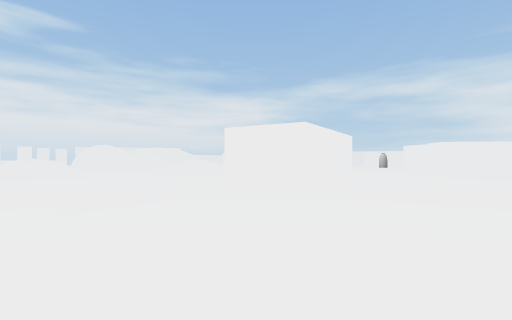
View 1 (above)

24 first-person views from a walk through a scene from a Unity 3-D project. The camera is 1.5 m above the floor, looks level and sees 85° across. The floor is counted in squares, 2 m on a side. Each view is taken from the middle of a square. On the plan, view 1 faces up. The plan holds only what a view shows up to about 10 squares ahead; the rest is blank. The place goes on beyond the plan. The player is left out. Some animated figures are left out. Surface patterns are stand-ins for the level's own textures.

View 2
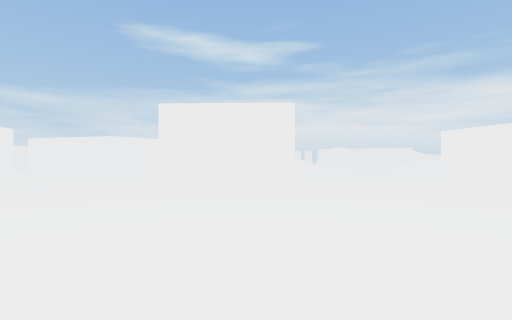

View 3
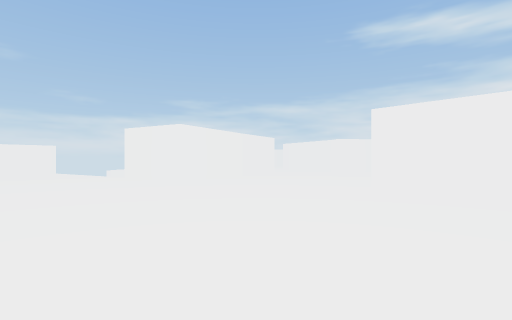

View 4
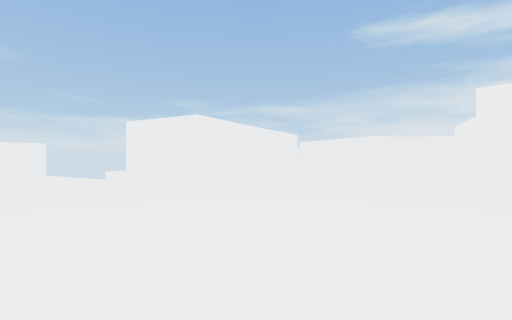

View 5
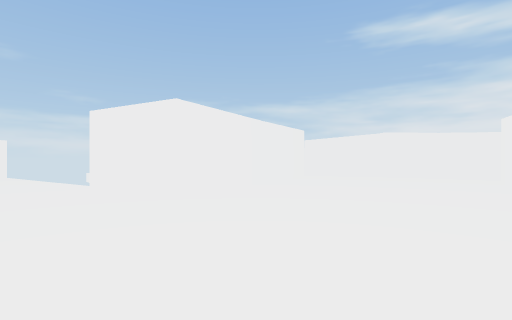

View 6
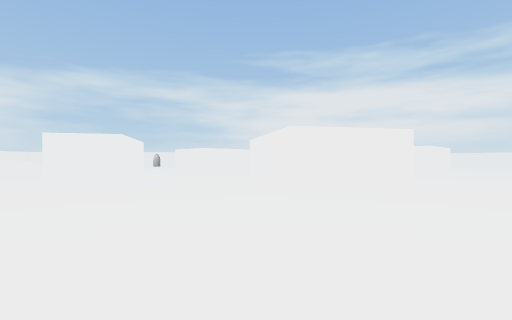

View 7
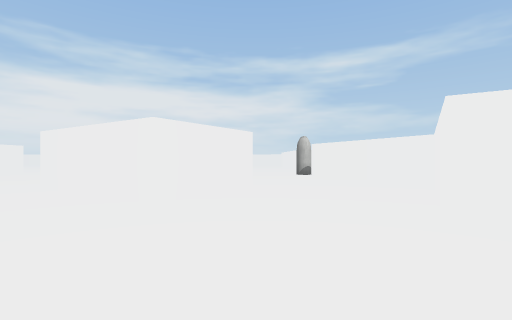

View 8
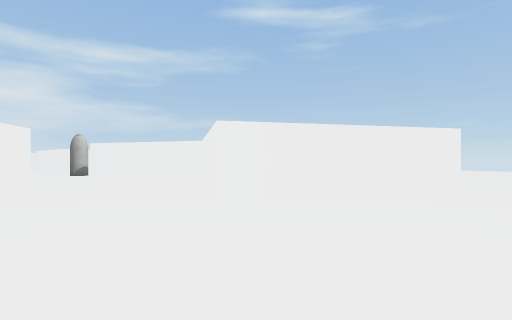

View 9
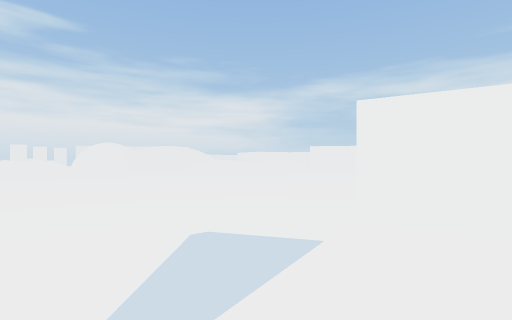

View 10
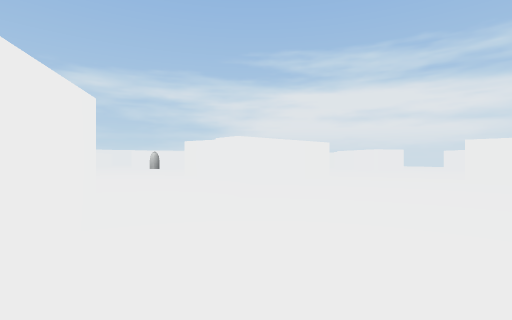

View 11
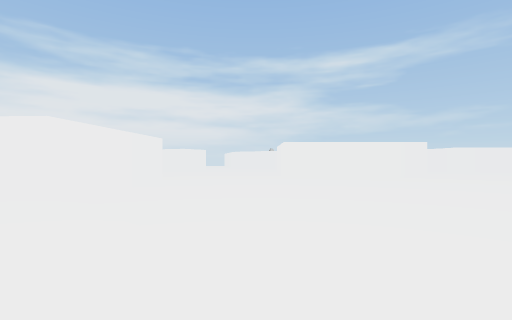

View 12
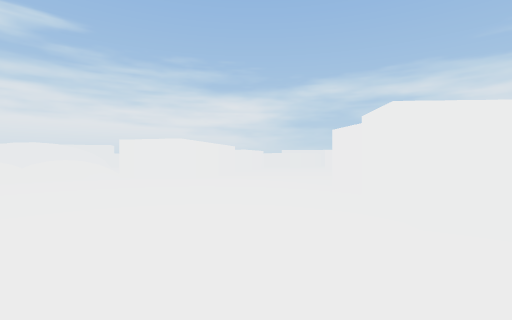

View 13
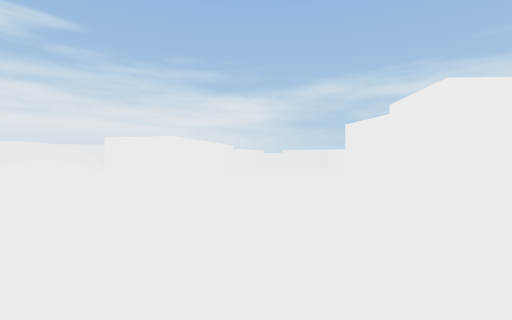

View 14
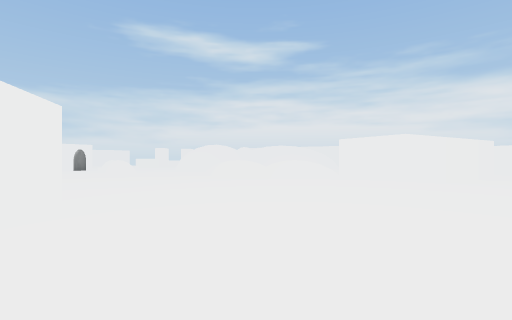

View 15
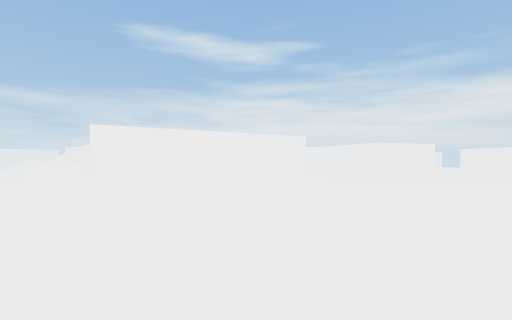

View 16
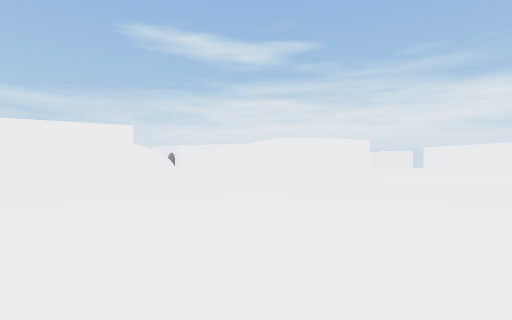

View 17
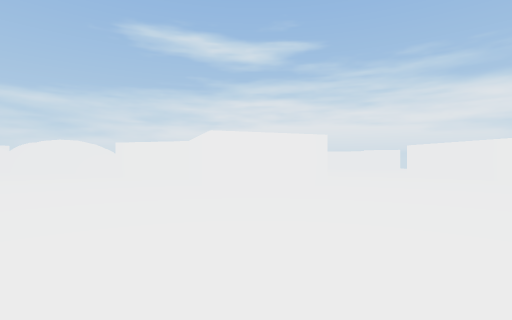

View 18
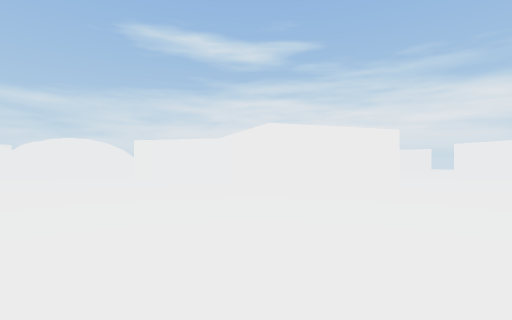

View 19
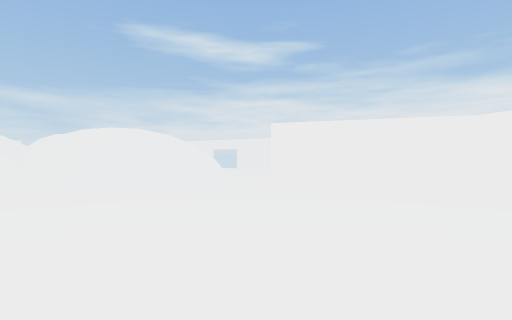

View 20
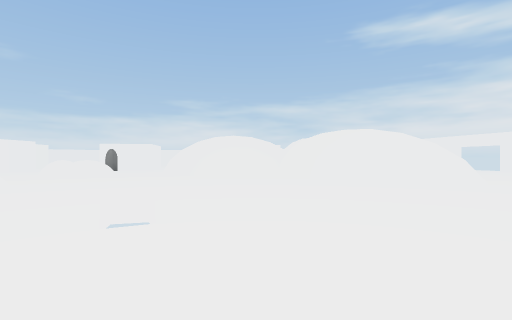

View 21
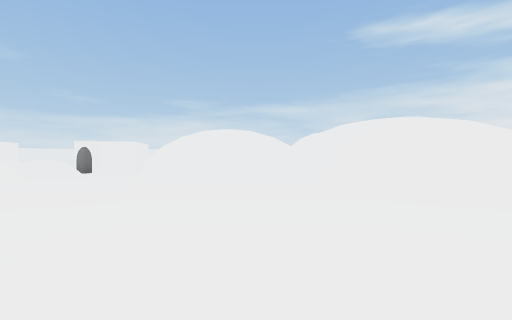

View 22
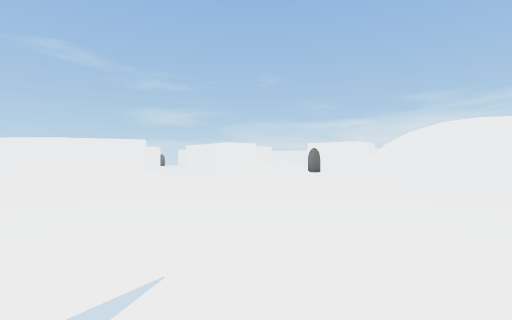

View 23
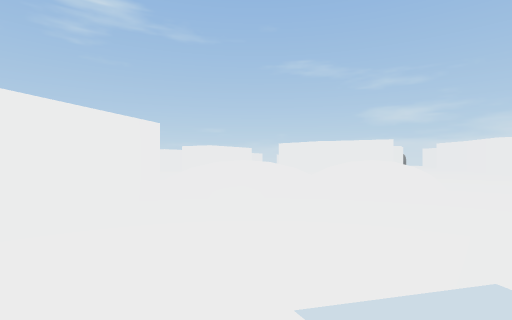

View 24
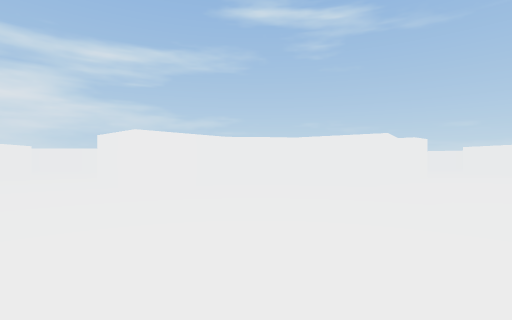

### Floor plan
Key: @ floor where view 1 was taken; # wall or solid block; x gap in a wall; . main floor; : floor 0.25 m higher than the main floor; + floor 0.5 m higher than the main floor; / step, stairs or slope; = window, fence, low wall or low ledge.
Columns run from 12 left of view 1 to 14 right of it. Each row starts with its distance up from view 1.
 38                       ##
 37                       .#
 36                    ....
 35                   .....
 34                   .....
 33                   ......
 32                   ......
 31      ....         #.....
 30       #... ########.....
 29      ##...##....##......
 28     ##..................
 27    ##...................
 26  ###....................
 25  #......................
 24  #............. ........
 23  #........ ...  #..........
 22  #.......   ..  #..........
 21 ##............###..........
 20 #.............###.......###
 19  ............###........#
 18  .......=====###//......#
 17  ......= =.//::::::/....#
 16  ......      :++++::...##
 15  ==...      :++++++:####
 14   ...    .. :++++++:##
 13   ........./:++++++::#
 12   ........./:++++++:#####
 11    .........::++++::......
 10    ........./::::::/......
  9     .........###//........
  8      ........ #...........
  7      ....  x###............
  6       ...  .##.............
  5 ..##       ...............
  4 ...##     .......# .......
  3 .....   ##.......#  ......
  2 ...... ##.......##   .....
  1 .......#.......##     ....
  0 ............@...### ..  ..
 -1 .......................
 -2 #......................
 -3 ##...................
 -4  ###.........##......
 -5    ##........####....
 -6    #........##  #####
 -7    #.......##
 -8    ........#

Where each view was taken, in squares from view 1:
view 1: 0 up, 0 right, facing up
view 2: 2 down, 1 right, facing up-left
view 3: 2 down, 2 right, facing left
view 4: 3 down, 0 right, facing left
view 5: 3 down, 2 left, facing left
view 6: 3 down, 2 left, facing up-right
view 7: 1 down, 2 left, facing right
view 8: 0 up, 3 left, facing down-right
view 9: 3 up, 2 left, facing up
view 10: 5 up, 2 right, facing up-right
view 11: 8 up, 3 right, facing right
view 12: 8 up, 6 right, facing up
view 13: 9 up, 6 right, facing up
view 14: 9 up, 6 right, facing up-left
view 15: 16 up, 10 right, facing up-left
view 16: 21 up, 11 right, facing up-left
view 17: 24 up, 11 right, facing up-left
view 18: 24 up, 9 right, facing up-left
view 19: 24 up, 2 right, facing up-left
view 20: 24 up, 2 right, facing left
view 21: 24 up, 1 left, facing left
view 22: 24 up, 2 left, facing down-left
view 23: 24 up, 1 left, facing down
view 24: 23 up, 5 right, facing down-right
